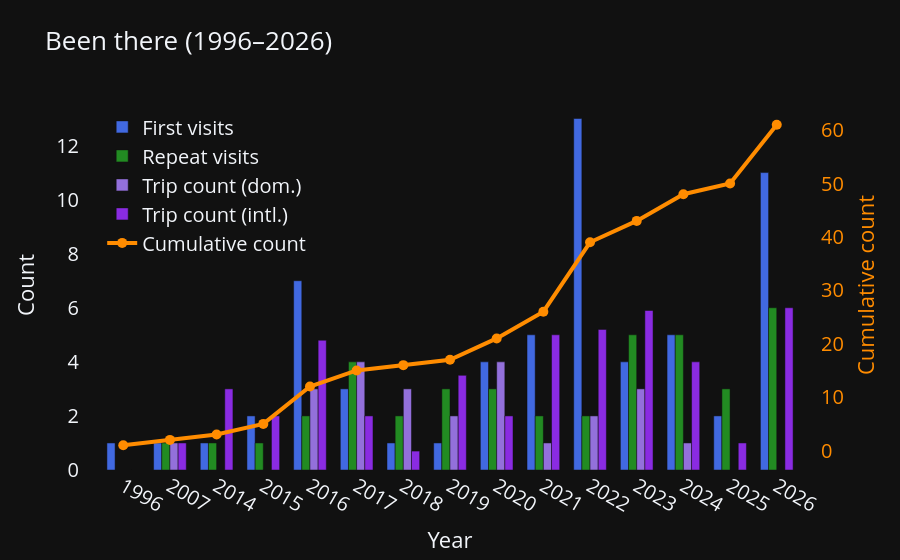

Notebook code cell kept with this figure:
### Code cell
df_verbose = pd.read_csv("../data/trips_verbose.csv", sep=None, engine="python")

# Split into been vs planned relative to today (straddling trips classified by larger portion)
df_verbose_been, df_verbose_planned = split_been_planned(df_verbose, today=TODAY)

df = transform_verbose_to_calendar(df_verbose_been, save=False)
df = df[df['country'] != 'All']

if len(df_verbose_planned) > 0:
    df_planned = transform_verbose_to_calendar(df_verbose_planned, save=False)
    df_planned = df_planned[df_planned['country'] != 'All']
else:
    df_planned = None

# Aggregate city-level rows to one row per country (year columns become days per country per year)
NUM_COLS = df.select_dtypes(include='number').columns.tolist()
df_country = df.groupby(['country','continent'])[NUM_COLS].sum().reset_index()
df_country = add_country_codes(df_country.copy())
df_country['total_years'] = df_country['total_days']/365

# Trips per year, split into domestic vs international (excursions away from
# that year's primary residence city; uses the city-level calendar df)
trip_counts = count_trips_per_year(df_verbose_been, df)

plot_bar_time_series(
    df_country, 
    select_type='travel', 
    time_period='year', 
    title='Been there', 
    trip_counts=trip_counts,
    save_path='../attachments/bar_time_series.html',
    #save_path=None
    )

### Figure 1 — Plotly figure (JSON) as saved in the notebook; plotly's stock layout.template omitted (floating-point values rounded to 4 significant figures)
{"data": [{"customdata": ["1. China (89.0)", "1. Singapore (8.0)", "1. Hong Kong (6.0)", "1. Türkiye (5.0)<br>2. United States (135.5)", "1. Canada (19.0)<br>2. Colombia (2.0)<br>3. Cuba (5.0)<br>4. Dominican Republic (2.0)<br>5. Ecuador (9.0)<br>6. Mexico (3.0)<br>7. Russian Federation (16.0)", "1. Chile (9.0)<br>2. Japan (46.0)<br>3. Peru (9.0)", "1. United Kingdom (101.5)", "1. Tunisia (4.0)", "1. Belarus (4.0)<br>2. Italy (9.5)<br>3. Sweden (107.5)<br>4. Vatican City State (Holy See) (0.3)", "1. Austria (0.3)<br>2. Denmark (3.5)<br>3. Germany (18.0)<br>4. Greece (24.8)<br>5. Serbia (10.0)", "1. Armenia (30.2)<br>2. Azerbaijan (6.8)<br>3. Belgium (0.2)<br>4. Georgia (21.8)<br>5. Latvia (0.5)<br>6. Lithuania (1.0)<br>7. Netherlands (6.8)<br>8. Norway (8.0)<br>9. Poland (0.3)<br>10. Portugal (7.0)<br>11. Romania (8.0)<br>12. Switzerland (9.0)<br>13. United Arab Emirates (3.0)", "1. Bulgaria (6.5)<br>2. Estonia (3.0)<br>3. Finland (5.0)<br>4. France (8.8)", "1. Malta (3.0)<br>2. Qatar (0.3)<br>3. Slovakia (0.3)<br>4. South Africa (22.8)<br>5. Spain (6.0)", "1. Malaysia (3.0)<br>2. Thailand (4.0)", "1. Albania (3.7)<br>2. Bosnia and Herzegovina (4.0)<br>3. Croatia (2.0)<br>4. Czechia (0.8)<br>5. Hungary (3.0)<br>6. Luxembourg (0.5)<br>7. Monaco (0.2)<br>8. Montenegro (2.0)<br>9. Morocco (41.0)<br>10. North Macedonia (0.3)<br>11. Slovenia (0.6)"], "hovertemplate": "%{customdata}<extra></extra>", "marker": {"color": "royalblue"}, "name": "First visits", "offsetgroup": "0", "type": "bar", "x": ["1996", "2007", "2014", "2015", "2016", "2017", "2018", "2019", "2020", "2021", "2022", "2023", "2024", "2025", "2026"], "y": [1.0, 1.0, 1.0, 2.0, 7.0, 3.0, 1.0, 1.0, 4.0, 5.0, 13.0, 4.0, 5.0, 2.0, 11.0]}, {"customdata": [null, "1. China (357.0)", "1. China (359.0)", "1. China (224.5)", "1. China (33.5)<br>2. United States (276.5)", "1. Canada (25.0)<br>2. China (29.0)<br>3. Mexico (4.0)<br>4. United States (244.0)", "1. Canada (6.5)<br>2. United States (257.0)", "1. China (15.5)<br>2. Russian Federation (30.0)<br>3. United Kingdom (315.5)", "1. China (0.3)<br>2. Türkiye (0.3)<br>3. United Kingdom (244.0)", "1. Sweden (306.3)<br>2. Türkiye (9.0)", "1. Denmark (1.5)<br>2. Sweden (260.8)", "1. Belgium (0.3)<br>2. Denmark (6.0)<br>3. Latvia (2.5)<br>4. Norway (6.2)<br>5. Sweden (326.7)", "1. Austria (2.7)<br>2. Bulgaria (0.5)<br>3. Italy (6.0)<br>4. Sweden (311.2)<br>5. Switzerland (13.2)", "1. China (27.0)<br>2. Qatar (1.0)<br>3. Sweden (330.0)", "1. Austria (2.2)<br>2. Bulgaria (6.7)<br>3. France (2.1)<br>4. Germany (3.0)<br>5. Spain (3.0)<br>6. Sweden (258.9)"], "hovertemplate": "%{customdata}<extra></extra>", "marker": {"color": "forestgreen"}, "name": "Repeat visits", "offsetgroup": "1", "type": "bar", "x": ["1996", "2007", "2014", "2015", "2016", "2017", "2018", "2019", "2020", "2021", "2022", "2023", "2024", "2025", "2026"], "y": [0.0, 1.0, 1.0, 1.0, 2.0, 4.0, 2.0, 3.0, 3.0, 2.0, 2.0, 5.0, 5.0, 3.0, 6.0]}, {"hovertemplate": "Year: %{x}<br>Domestic trips: %{y}<extra></extra>", "marker": {"color": "mediumpurple"}, "name": "Trip count (dom.)", "offsetgroup": "2", "type": "bar", "x": ["1996", "2007", "2014", "2015", "2016", "2017", "2018", "2019", "2020", "2021", "2022", "2023", "2024", "2025", "2026"], "y": [0, 1, 0, 0, 3, 4, 3, 2, 4, 1, 2, 3, 1, 0, 0]}, {"hovertemplate": "Year: %{x}<br>International trips: %{y}<extra></extra>", "marker": {"color": "blueviolet"}, "name": "Trip count (intl.)", "offsetgroup": "3", "type": "bar", "x": ["1996", "2007", "2014", "2015", "2016", "2017", "2018", "2019", "2020", "2021", "2022", "2023", "2024", "2025", "2026"], "y": [0, 1, 3, 2, 4.8, 2, 0.7, 3.5, 2, 5, 5.2, 5.9, 4, 1, 6]}, {"hovertemplate": "Year: %{x}<br>Cumulative: %{y}<extra></extra>", "line": {"color": "darkorange", "width": 4}, "marker": {"color": "darkorange", "size": 10}, "mode": "lines+markers", "name": "Cumulative count", "type": "scatter", "x": ["1996", "2007", "2014", "2015", "2016", "2017", "2018", "2019", "2020", "2021", "2022", "2023", "2024", "2025", "2026"], "y": [1.0, 2.0, 3.0, 5.0, 12.0, 15.0, 16.0, 17.0, 21.0, 26.0, 39.0, 43.0, 48.0, 50.0, 61.0], "yaxis": "y2"}], "layout": {"bargap": 0.3, "barmode": "group", "font": {"size": 20}, "hoverlabel": {"font": {"size": 20}}, "legend": {"font": {"size": 20}, "x": 0.03, "y": 0.98}, "title": {"font": {"size": 26}, "text": "Been there (1996–2026)"}, "xaxis": {"showgrid": false, "tickfont": {"size": 20}, "title": {"font": {"size": 22}, "text": "Year"}, "zeroline": false}, "yaxis": {"showgrid": false, "tickfont": {"size": 20}, "title": {"font": {"size": 22}, "text": "Count"}, "zeroline": false}, "yaxis2": {"overlaying": "y", "showgrid": false, "side": "right", "tickfont": {"color": "darkorange", "size": 20}, "title": {"font": {"color": "darkorange", "size": 22}, "text": "Cumulative count"}, "zeroline": false}}}
